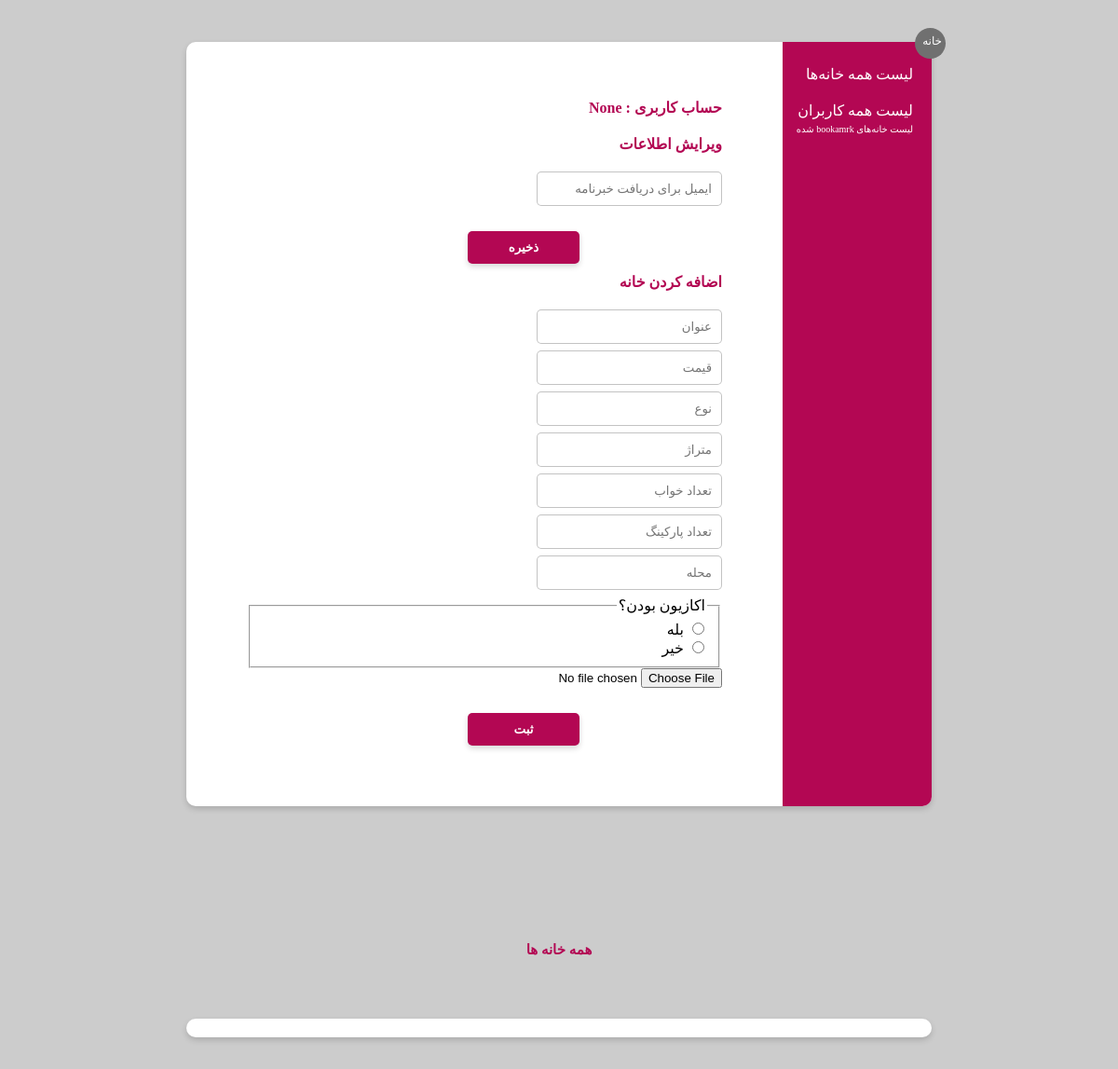
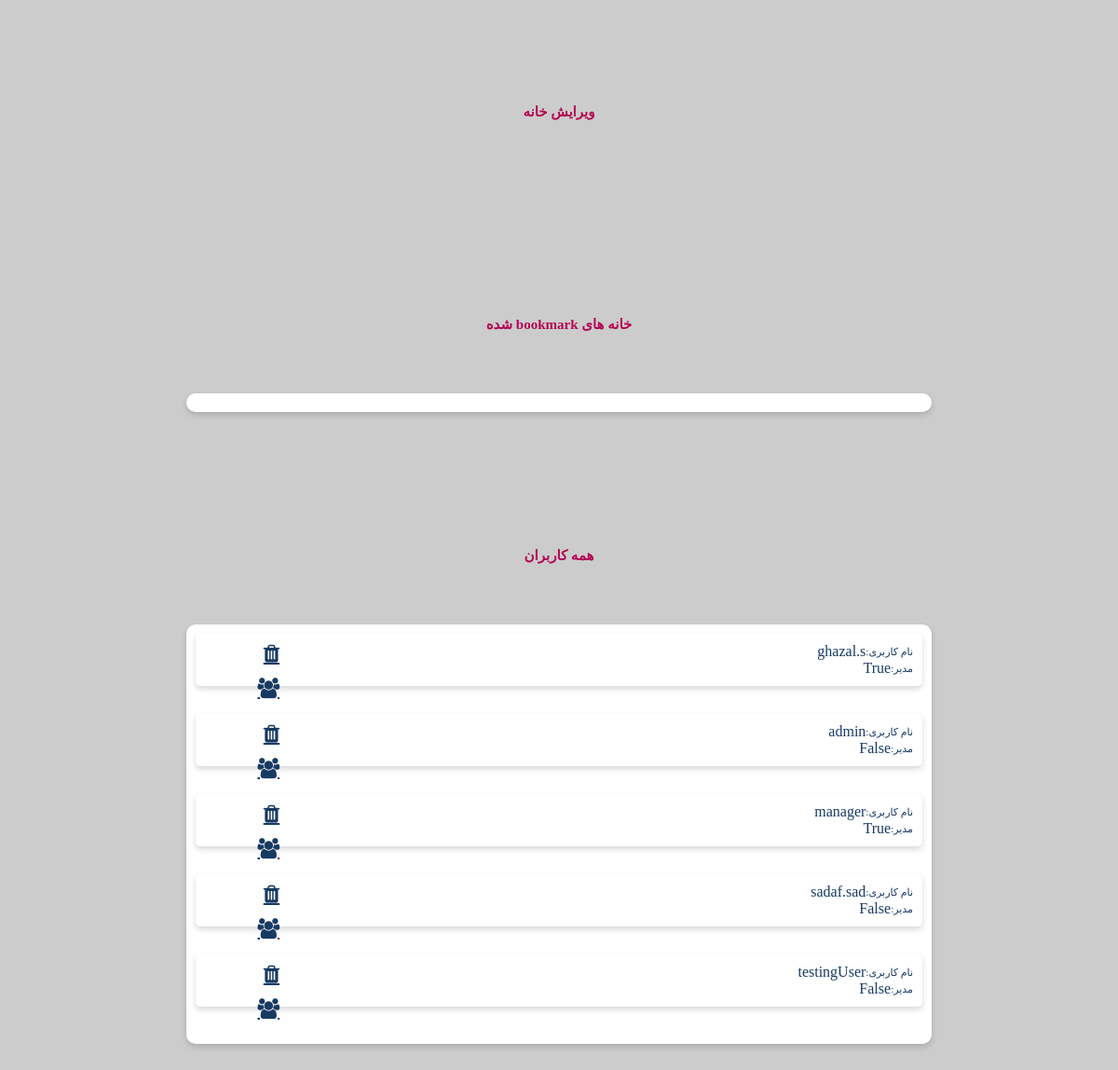
Screenshot of /homes/allUsers with the database file from the repository (2 pictures, top to bottom).
### homes/models.py (models this page shows)
class kilidUser(models.Model):
    REQUIRED_FIELDS = ('user',)
    user = models.OneToOneField(User, on_delete=models.CASCADE, null=True)
    phoneNum = models.CharField(max_length=50)
    isManager = models.BooleanField(default=False)

### homes/views.py (the view)
# urls.py: path('allUsers', views.showAllUsers, name='allUsers'),
def showAllUsers(request):
   myusers = kilidUser.objects.all()
   usernameHome = None
   if request.user.is_authenticated:
       usernameHome = request.user.username
   gotodiv = 'sec4HeadUser'
   return render(request, 'manager.html', {'myUsers': myusers, 'username': usernameHome, 'jump': gotodiv})

### homes/templates/manager.html (shortened to what this page needs)
{% load static %}
<!DOCTYPE html PUBLIC "-//W3C//DTD XHTML 1.0 Strict//EN" "http://www.w3.org/TR/xhtml1/DTD/xhtml1-strict.dtd">
<html xmlns="http://www.w3.org/1999/xhtml">
        <head>
                <link rel="stylesheet"
          href="https://cdnjs.cloudflare.com/ajax/libs/font-awesome/4.7.0/css/font-awesome.min.css"/>
                <link rel="stylesheet" href={% static "CSS/managerUserStyle.css" %} />
        </head>
        <body>
            <div id="background">
                <div class="infoPage" style="height: 820px;margin-top: 45px;margin-bottom: 45px">
                    <div id="cancelButton" >
                        <a href={% url 'index' %} style="font-size: 12px; color: white; text-decoration: none;width: 100%;margin-left: auto;margin-right: 4px; margin-top: 7px;display: block;">خانه</a>
                    </div>
                    <div id="sidebar" style="position:relative;">
                        <a  href={% url "allHomes" %} id="headerForForm" style="color:white;padding-top: 10px;padding-right: 20px;position: relative;top: 25px;cursor: pointer;text-decoration: none;">لیست همه خانه‌ها</a>
                        <a  href={% url "allUsers" %} id="headerForForm" style="color:white;padding-top: 10px;padding-right: 20px;position: relative;top: 45px;cursor: pointer;text-decoration: none;">لیست همه کاربران</a>
                        <a  href={% url "bookmarks" %} id="headerForForm" style="font-size:10px;color:white;padding-top: 10px;padding-right: 20px;position: relative;top: 45px;cursor: pointer;text-decoration: none;">لیست خانه‌های bookamrk شده</a>
                    </div>
                    <div id="formBar">
                        <div id="form">
                            <div class="selectionBar">
                                <h1 id="headerForForm">حساب کاربری : {{ username }}</h1>
                                <form method="POST" action="changeEmail">
                                <h1 id="headerForForm">ویرایش اطلاعات</h1>
                                <div id="completionForm">
                                    <div class="input">
                                            <input class="text" placeholder="ایمیل برای دریافت خبرنامه" type="text" name="newEmail" value="" required />
                                    </div>
                                    <button class="form-submit-button" type="submit" >ذخیره</button>
                                </div>
                                </form>
                            </div>
                            <div class="selectionBar">
                                <form method="POST" action="addHouse">
                                <h1 id="headerForForm">اضافه کردن خانه</h1>
                                <div id="completionForm">
                                    <div class="input">
                                            <input class="text" placeholder="عنوان" type="text" name="hometitle" value="" required />
                                    </div>
                                    <div class="input">
                                            <input class="text" placeholder="قیمت" type="text" name="homeprice" value="" required />
                                    </div>
                                    <div class="input">
                                            <input class="text" placeholder="نوع" type="text" name="hometype" value="" required />
                                    </div>
                                    <div class="input">
                                            <input class="text" placeholder="متراژ" type="text" name="homearea" value="" required />
                                    </div>
                                    <div class="input">
                                            <input class="text" placeholder="تعداد خواب" type="text" name="homebedrooms" value="" required />
                                    </div>
                                    <div class="input">
                                            <input class="text" placeholder="تعداد پارکینگ" type="text" name="homeparkings" value="" required />
                                    </div>
                                    <div class="input">
                                            <input class="text" placeholder="محله" type="text" name="homelocality" value="" required />
                                    </div>
                                    <fieldset>
                                    <legend>اکازیون بودن؟</legend>
                                    <input type="radio" name="homestar" value="True" /> بله <br />
                                    <input type="radio" name="homestar" value="False" /> خیر <br />
                                     </fieldset>                                   <div class="input">
                                            <input type="file" placeholder="عکس" name="homepic" accept="image/*">
                                    </div>
                                    <button class="form-submit-button" type="submit" >ثبت</button>
                                </div>
                                </form>
                            </div>
                        </div>
                    </div>
                </div>
            <div id="sec4HeadHome" style="margin-top: 100px">همه خانه ها </div>
                <div class="infoPage" style="margin-top: 45px;margin-bottom: 45px">
                </div>
            <div id="sec4HeadEdit" style="margin-top: 100px">ویرایش خانه </div>
                <div id="sec4Head‌Bookmark" style="margin-top: 100px">خانه های bookmark شده</div>
                <div class="infoPage" style="margin-top: 45px;margin-bottom: 45px">
                </div>
                    <div id="sec4HeadUser" style="margin-top: 100px">همه کاربران </div>
                            <div class="infoPage" style="margin-top: 45px;margin-bottom: 45px">
                                <div id="sec4Grid" style="    display: flex;flex-direction: column;">
                    {% for myuser in myUsers %}
                     <div class="sec4UserCards">
                            <div class="sec4User">
                                <div class="userText4">
                                    <div class="details42">
                                        <div class="details42smalluser">نام کاربری:</div>
                                        <div class="usernameChoice">{{ myuser.user.username }}</div>
                                    </div>
                                    <div class="details42">
                                        <div class="details42smalluser">مدیر:</div>
                                        <div>{{myuser.isManager}} </div>
                                    </div>
                                </div>
                                <div class="useractions">
                                    <a class="fa fa-trash singleAction" href="{% url 'deleteUser' select=myuser.user.username %}" aria-hidden="true" style="color: #173a63;font-size: 22px; "></a>
                                    <a class="fa fa-users singleAction" href="{% url 'addManager' select=myuser.user.username %}" aria-hidden="true" style="color: #173a63;font-size: 22px; "></a>
                                </div>
                        </div>
                    </div>
                    {% endfor %}
                </div>
                </div>
            </div>
        </body>
</html>

### rows the page displays
kilidUser: user.username "ghazal.s", isManager "True"
kilidUser: user.username "admin", isManager "False"
kilidUser: user.username "manager", isManager "True"
kilidUser: user.username "sadaf.sad", isManager "False"
kilidUser: user.username "testingUser", isManager "False"

### other values shown
{{ username }} "None"
